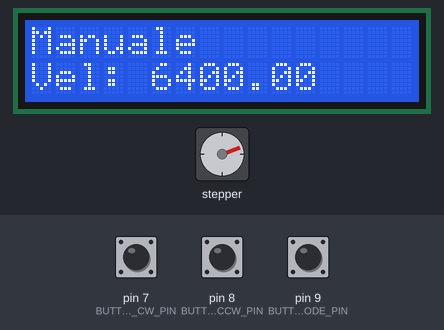
The sketch below on a simulated Arduino Uno, built with avr-gcc and run on an emulated ATmega328P. Parts: 16×2 character LCD, stepper motor. The test bench sets the inputs (shaded band); at power-on: pin 9 (BUTTON_AUTOMODE_PIN) HIGH, pin 7 (BUTTON_CW_PIN) HIGH, pin 8 (BUTTON_CCW_PIN) HIGH. Stepper angles assume 200 steps per turn.

Above: at 3.3 s.
3.4 s: pin 9 (BUTTON_AUTOMODE_PIN) pulled LOW for 1 s
At 5.3 s:
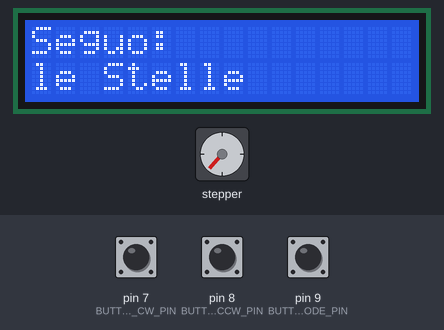
6.4 s: pin 7 (BUTTON_CW_PIN) pulled LOW for 1 s
At 7.8 s:
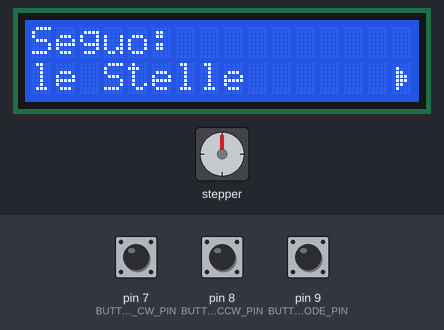
8.0 s: pin 7 (BUTTON_CW_PIN) pulled LOW for 3.2 s
At 12.4 s:
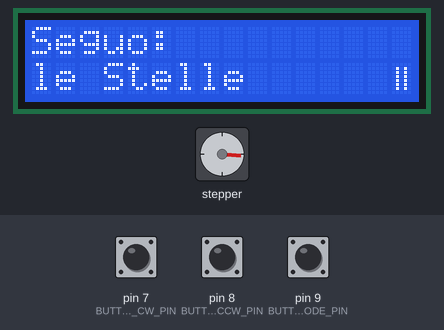
12.7 s: pin 8 (BUTTON_CCW_PIN) pulled LOW for 1 s
At 15.1 s:
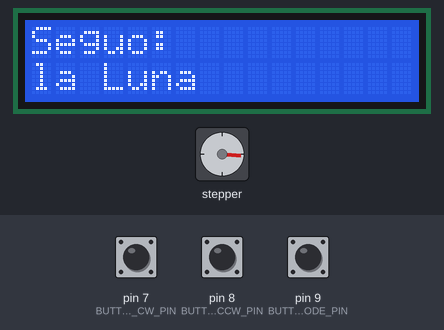
15.4 s: pin 7 (BUTTON_CW_PIN) pulled LOW for 1 s
At 16.8 s:
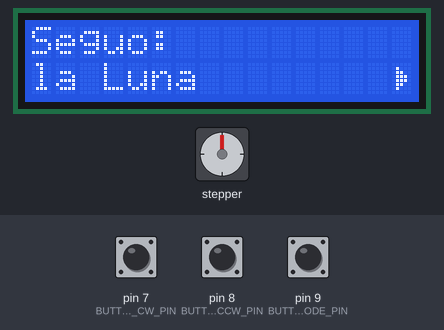
17.0 s: pin 7 (BUTTON_CW_PIN) pulled LOW for 3.2 s
At 20.7 s:
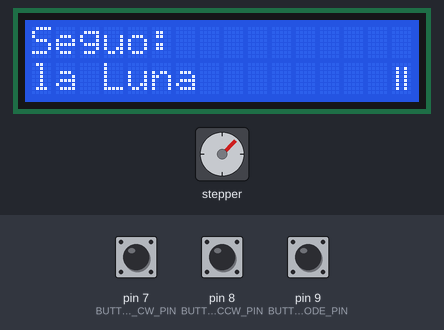
Timing chart, 0 to 22.2 s (numbered marks = the images above; inputs shaded):
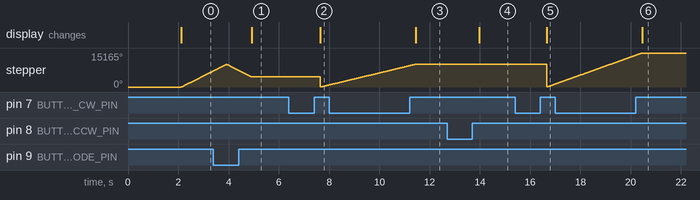

The sketch:

arduino_eq1.ino
```cpp
#include <LiquidCrystal_I2C.h>
#include <AccelStepper.h>
#include <ButtonDebounce.h>

#define PIN_STEP 3
#define PIN_DIRECTION 4
#define PIN_ENABLE 5
#define BUTTON_AUTOMODE_PIN 9
#define BUTTON_CW_PIN 7
#define BUTTON_CCW_PIN 8

byte Play[] = {
  B00000,
  B01000,
  B01100,
  B01110,
  B01110,
  B01100,
  B01000,
  B00000
};
byte Stop[] = {
  B00000,
  B01010,
  B01010,
  B01010,
  B01010,
  B01010,
  B01010,
  B00000
};
int modState = 0, selectedSpeed = 0;
bool motorStopped = false, isRunning = false, initAuto = true, initMan = true;
unsigned long timeout;

float speedsValue[] = { // Velocità di inseguimento per oggetto
  2000.00, // 15.23 Stelle
  4000.00,    // Luna
};
float
autoFinalPosition = 54666.00, // Durata dell'inseguimento in ascensione retta (54666 == 1h)
manualSpeed = 6400.00;        // Velocità spostamenti in manuale

AccelStepper stepper(AccelStepper::DRIVER, PIN_STEP, PIN_DIRECTION);
LiquidCrystal_I2C lcd(0x27, 16, 2);

ButtonDebounce BUTTON_AUTOMODE(BUTTON_AUTOMODE_PIN, 500);
ButtonDebounce BUTTON_CW(BUTTON_CW_PIN, 250);
ButtonDebounce BUTTON_CCW(BUTTON_CCW_PIN, 250);

void setup()
{
  BUTTON_AUTOMODE.setCallback(onAutomodeChanged);
  BUTTON_CW.setCallback(onCWChanged);
  BUTTON_CCW.setCallback(onCCWChanged);

  // Stato iniziale selettore modalità
  if (digitalRead(BUTTON_AUTOMODE_PIN) == LOW) {
    modState = LOW;
  } else {
    modState = HIGH;
  }

  initStepper();
  initLCD();
}

void loop() {
  BUTTON_AUTOMODE.update();
  BUTTON_CW.update();
  BUTTON_CCW.update();

  if (modState == LOW) { // Modalità manuale
    loopManual();
  } else {               // Modalita automatica
    loopAutomatic();
  }
}

/**
  Gestione loop in modalità Automatica

  @see: onCWChanged()
*/
void loopAutomatic() {
  if (initAuto == true) {
    stepper.setMaxSpeed(3500.00);
    stepper.setAcceleration(300000.00);
    stepper.setCurrentPosition(autoFinalPosition);
    initAuto = false;
    initMan = true;
    isRunning = false;
  }

  if (stepper.currentPosition() < autoFinalPosition) {
    stepper.runSpeed();
    isRunning = true;
  } else {
    isRunning = false;
  }
}

/**
  Gestione loop in modalità Manuale
*/
void loopManual() {
  if (initMan == true) {
    stepper.setMaxSpeed(10000.00);
    stepper.setAcceleration(300000.00);
    stepper.setCurrentPosition(0);
    initAuto = true;
    initMan = false;
    isRunning = false;
  }

  // Gira in senso orario
  if (BUTTON_CW.state() == HIGH) {
    manualRun(manualSpeed);
  }

  // Gira in senso antiorario
  if (BUTTON_CCW.state() == HIGH) {
    manualRun(-manualSpeed);
  }

  // Dopo 10 secondi di inattività disabilità i motori
  if (millis() > ( timeout + 10000)) {
    stepper.disableOutputs();
  }
}

/**
  Inizializzazione motore
*/
void initStepper() {
  stepper.setEnablePin(PIN_ENABLE);
  stepper.setPinsInverted(false, false, true);
  stepper.enableOutputs();
}

/**
  Inizializzazione LCD
*/
void initLCD() {


  lcd.init(); // initialize the lcd
  lcd.backlight();
  lcd.createChar(1, Play);
  lcd.createChar(2, Stop);

  lcd.setCursor(0, 0);
  lcd.print("Astro Tracker EQ1");
  lcd.setCursor(0, 1);
  lcd.print("V. 0.8");

  delay(2000);
  lcd.clear();
  if (modState == LOW) {
    lcd.setCursor(0, 0);
    lcd.print("Manuale");
    lcd.setCursor(0, 1);
    lcd.print("Vel: " + String(manualSpeed));
  } else {
    printTarget();
  }
}

/**
  Rotazione manuale con i pulsanti
*/
void manualRun(int speed) {
  timeout = millis();
  if (stepper.runSpeed() == false) {
    stepper.enableOutputs();
    stepper.setSpeed(speed);
  }
}

/**
  Callback pulsante selezione modalità
*/
void onAutomodeChanged(const int state) {
  lcd.clear();
  if (state == LOW) {
    modState = LOW;
    lcd.setCursor(0, 0);
    lcd.print("Manuale");
    lcd.setCursor(0, 1);
    lcd.print("Vel: " + String(manualSpeed));
  } else {
    modState = HIGH;
    printTarget();
  }
}

/**
  Gestione eventi al cambio di stato del pulsante CW
  Qui viene gestita l'avvio e lo stop dell'inseguimento automatico.
*/
void onCWChanged(const int state) {
  if (modState == HIGH && state == HIGH) { // Se in modalità automatica
    if (isRunning == false) {
      stepper.enableOutputs();
      stepper.setCurrentPosition(0);
      stepper.setSpeed(speedsValue[selectedSpeed]);

      lcd.setCursor(15, 1);
      lcd.write(1); // Play char
    }  else {
      stepper.disableOutputs();
      stepper.setCurrentPosition(autoFinalPosition);
      stepper.setSpeed(0);

      lcd.setCursor(15, 1);
      lcd.write(2); // Stop char
    }
  }
}

/**
  Gestione eventi al cambio di stato del pulsante CCW
*/
void onCCWChanged(const int state) {
  if (modState == HIGH && state == HIGH && isRunning == false) { // Se in modalità automatica
    ciclaAutoSpeeds();
    printTarget();
  }
}

/**
   Visualizza l'oggetto inseguito
*/
void printTarget() {
  lcd.setCursor(0, 0);
  lcd.print("Seguo:");
  lcd.setCursor(0, 1);
  switch (selectedSpeed) {
    case 0:
      lcd.print("le Stelle       ");
      break;
    case 1:
      lcd.print("la Luna         ");
      break;
    default:
      lcd.print("stocazzo        ");
      break;
  }
}

/**
   Cicla tra le velocità disponibili
*/
void ciclaAutoSpeeds() {
  selectedSpeed++;
  if (selectedSpeed > 1) {
    selectedSpeed = 0;
  }
}
```

Measured:
- after the input at 3.4 s, the display: changes after 1.5 s (image 1)
- after the input at 6.4 s, stepper: turns 4540° counter-clockwise in 0.00 s, then 920° clockwise in 0.32 s; the display: changes after 1.3 s (image 2)
- after the input at 8.0 s, the display: changes after 3.5 s (image 3)
- after the input at 12.7 s, the display: changes after 1.3 s (image 4)
- after the input at 15.4 s, stepper: turns 10174° counter-clockwise in 0.00 s, then 1377° clockwise in 0.32 s; the display: changes after 1.3 s (image 5)
- after the input at 17.0 s, the display: changes after 3.5 s (image 6)
